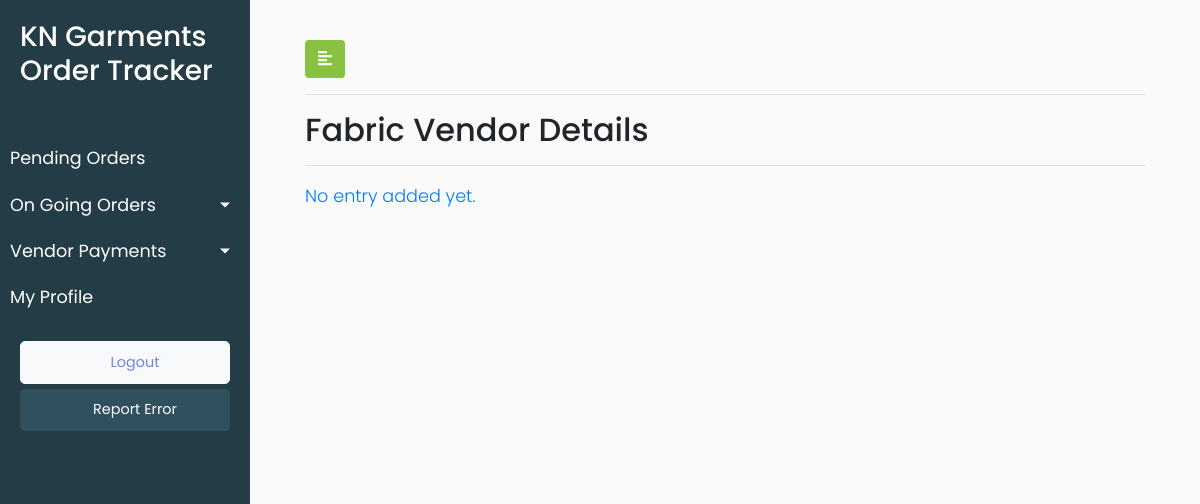
Page /vendor/details/fabric_vendor/12/2/ (signed in) on the earlier database version.
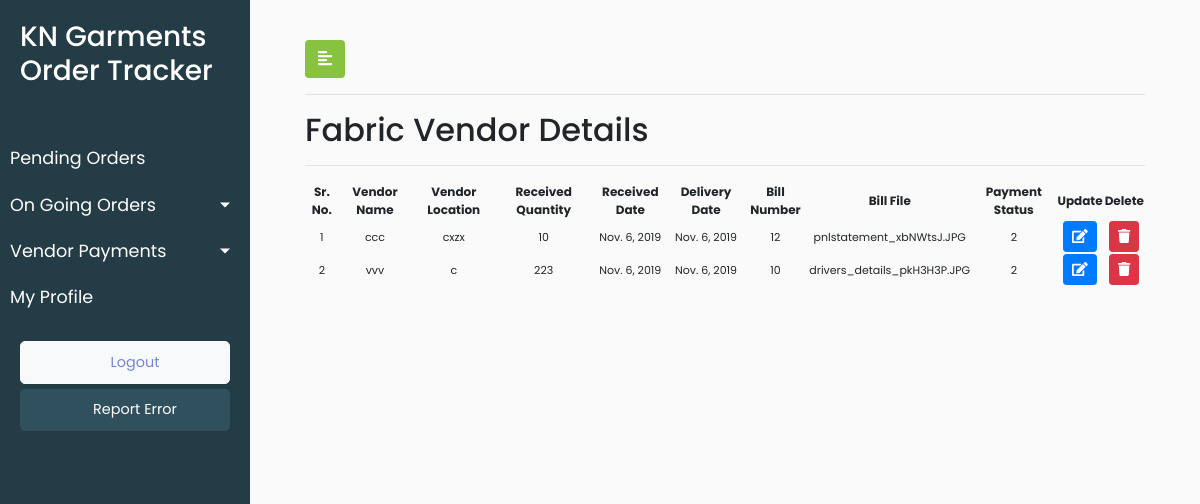
Same page on the later database version.
### KNGarment_Order_TrackPro_App/models.py (models this page shows, shortened)
class Process(models.Model):
    Paid = 1
    Pending = 2
    PAYMENT_STATUS=((Paid,'Paid'), (Pending,'Pending'))
    process_vendor_name = models.CharField(max_length=920,blank=True)
    process_vendor_location = models.CharField(max_length=920,blank=True)
    process_received_quantity = models.IntegerField(blank=True,null=True)
    process_received_date = models.DateField(default=timezone.now)
    process_delivery_date = models.DateField(default=timezone.now)
    process_bill_number = models.IntegerField(blank=True,default=0)
    process_bill_file = models.FileField(blank=True)
    process_payment_status = models.PositiveSmallIntegerField(choices=PAYMENT_STATUS,default=Pending,blank=True)
    process_date_of_entry = models.DateTimeField(default=timezone.now)
    process_vendor_id = models.ForeignKey(Vendor, on_delete = models.CASCADE,blank=True)
    process_order_id = models.ForeignKey(Orders, on_delete=models.CASCADE,blank=True)
    process_customuser_id = models.ForeignKey(CustomUser,on_delete=models.CASCADE,default=1)
    objects = InheritanceManager()
    class Meta:
        verbose_name_plural = "Process List"
        verbose_name = "Process"

class Fabric_Order(Process):
    Fabric_Order = 1
    process_type = models.PositiveSmallIntegerField(default=Fabric_Order)
    fabric_order_sort_number = models.CharField(max_length=920)
    fabric_order_quantity = models.IntegerField(blank=True,null=True)
    class Meta:
        verbose_name_plural = "Fabric Orders List"
        verbose_name = "Fabric Order"

class Process(models.Model):
    Paid = 1
    Pending = 2
    PAYMENT_STATUS=((Paid,'Paid'), (Pending,'Pending'))
    process_vendor_name = models.CharField(max_length=920,blank=True)
    process_vendor_location = models.CharField(max_length=920,blank=True)
    process_received_quantity = models.IntegerField(blank=True,null=True)
    process_received_date = models.DateField(default=timezone.now)
    process_delivery_date = models.DateField(default=timezone.now)
    process_bill_number = models.IntegerField(blank=True,default=0)
    process_bill_file = models.FileField(blank=True)
    process_payment_status = models.PositiveSmallIntegerField(choices=PAYMENT_STATUS,default=Pending,blank=True)
    process_date_of_entry = models.DateTimeField(default=timezone.now)
    process_vendor_id = models.ForeignKey(Vendor, on_delete = models.CASCADE,blank=True)
    process_order_id = models.ForeignKey(Orders, on_delete=models.CASCADE,blank=True)
    process_customuser_id = models.ForeignKey(CustomUser,on_delete=models.CASCADE,default=1)
    objects = InheritanceManager()
    class Meta:
        verbose_name_plural = "Process List"
        verbose_name = "Process"

### KNGarment_Order_TrackPro_App/views.py (the view)
# urls.py: re_path(r'^vendor/details/fabric_vendor/(?P<vendor_id>[\w\-\s\(\)]+)/(?P<payment_status>\w+)/$',views.fabric_order_vendor_payment_details,name='fabric_order_vendor_payment_details'),
def fabric_order_vendor_payment_details(request,vendor_id,payment_status):
    user_role = request.user.user_role
    fabric_objects = Fabric_Order.objects.filter(process_customuser_id=vendor_id,process_payment_status=payment_status).all()
    data = {"user_role":user_role, "fabric_objects": fabric_objects }
    return render(request,'KNGarment_Order_TrackPro_App/fabric_order_vendor_payment_details.html',data)

### KNGarment_Order_TrackPro_App/templates/KNGarment_Order_TrackPro_App/fabric_order_vendor_payment_details.html (shortened to what this page needs)
{% extends 'KNGarment_Order_TrackPro_App/base.html' %}
{% load static %}
{% block stylesheets %}
<link rel="stylesheet" href="//cdn.datatables.net/1.10.19/css/jquery.dataTables.min.css">
{% endblock stylesheets %}
{% block content %}
<div id="content">
	 <div class="container-fluid">
                <button type="button" id="sidebarCollapse" class="btn" style="background-color: #87c241;color: white">
                    <i class="fas fa-align-left"></i>
                </button>
        <hr>
               <h2>Fabric Vendor Details</h2>
                <hr>
                         <div>
                       {% if fabric_objects %}
                       <table id="test_table" class="display" style="width:100%; text-align: center">
                       <thead style="font-size:12px">
                                <tr>
                                    <th class="text-center" scope="col">Sr. No.</th>
                                    <th class="text-center" scope="col">Vendor Name</th>
                                    <th class="text-center" scope="col">Vendor Location</th>
                                    <th class="text-center" scope="col">Received Quantity</th>
                                    <th class="text-center" scope="col">Received Date</th>
                                    <th class="text-center" scope="col">Delivery Date</th>
                                    <th class="text-center" scope="col">Bill Number</th>
                                    <th class="text-center" scope="col">Bill File</th>
                                    <th class="text-center" scope="col">Payment Status</th>
                                    <th class="text-center" scope="col">Update</th>
                                    <th class="text-center" scope="col">Delete</th>
                                </tr>
                            </thead>
                             <tbody style="font-size:11px">
                                   {% for fabric in fabric_objects %}
                                <tr>
                                    <td class="text-center" scope="row" >{{ forloop.counter }}</td>
                                    <td class="text-center">{{ fabric.process_vendor_name }}</td>
                                    <td class="text-center">{{ fabric.process_vendor_location }}</td>
                                    <td class="text-center">{{ fabric.process_received_quantity }}</td>
                                    <td class="text-center">{{ fabric.process_received_date }}</td>
                                    <td class="text-center">{{ fabric.process_delivery_date }}</td>
                                    <td class="text-center">{{ fabric.process_bill_number }}</td>
                                    <td class="text-center">{{ fabric.process_bill_file }}</td>
                                    <td class="text-center">{{ fabric.process_payment_status }}</td>
                                    <td>
                            <button type="button" class="update_fabric btn btn-sm btn-primary" data-id="">
                                <span class="fa fa-edit"></span>
                            </button>
                        </td>
                        <td>
                            <button type="button" class="delete_fabric btn btn-sm btn-danger" data-id="">
                                <span class="fa fa-trash"></span>
                            </button>
                        </td>
                                </tr>
                                {% endfor %}
                            </tbody>
                             </table>
                             {% else %}
			<p class="no-leads text-primary">No entry added yet.</p>
			{% endif %}
                </div>
            </div>
            </div>
{% endblock %}

Differences in the rows shown:
added Fabric_Order: process_vendor_name "ccc", process_vendor_location "cxzx", process_received_quantity "10", process_received_date "Nov. 6, 2019", process_delivery_date "Nov. 6, 2019", process_bill_number "12", process_bill_file "pnlstatement_xbNWtsJ.JPG", process_payment_status "2"
added Fabric_Order: process_vendor_name "vvv", process_vendor_location "c", process_received_quantity "223", process_received_date "Nov. 6, 2019", process_delivery_date "Nov. 6, 2019", process_bill_number "10", process_bill_file "drivers_details_pkH3H3P.JPG", process_payment_status "2"
Other differences:
text no longer shown: "No entry added yet."
text now shown: "Sr. No. Vendor Name Vendor Location Received Quantity Received Date Delivery Date Bill Number Bill File Payment Status Update Delete"
